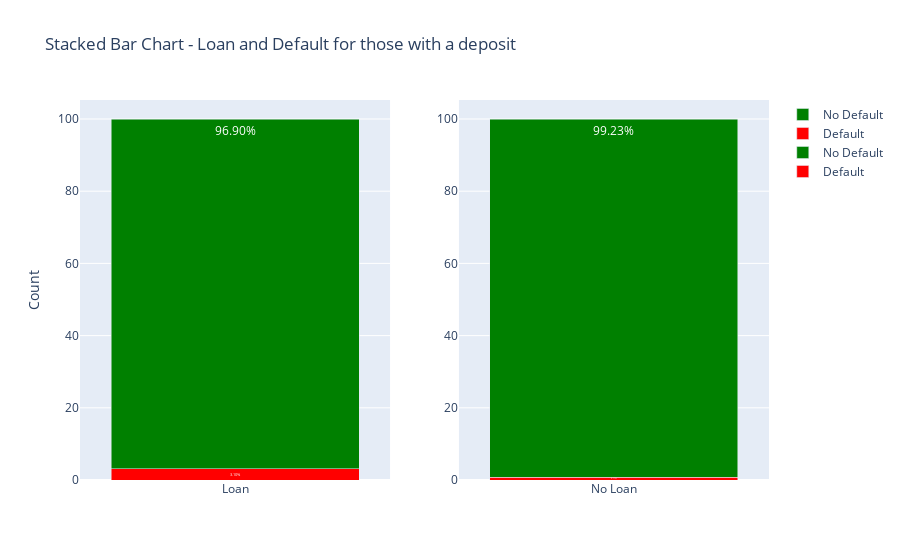

Write notebook code for a chart like this one.
### Markdown cell above
^^Me interesaba ver la comparación entre edad y sueldo en un scatter plot, para ver aquellos que son mas probables de invertir en la oferta que les hacemos. Podemos observar que para los nivels superiores a 15k, perdemos mucha mas clientela.

### Code cell
# Stacked bar chart para ver entre los que si y los que no, de aquellos que tienen un loan cuales tambien han hecho default 

# Stacked Bar Chart
fig = make_subplots(rows=1, cols=2)

# Obtener los datos para el gráfico
loan_default = df_deposito[(df_deposito['loan'] == 'yes') & (df_deposito['default'] == 'yes')]
loan_no_default = df_deposito[(df_deposito['loan'] == 'yes') & (df_deposito['default'] == 'no')]

no_loan_default = df_deposito[(df_deposito['loan'] == 'no') & (df_deposito['default'] == 'yes')]
no_loan_no_default = df_deposito[(df_deposito['loan'] == 'no') & (df_deposito['default'] == 'no')]

# Calcular los porcentajes
total_loan = len(loan_default) + len(loan_no_default)
total_no_loan = len(no_loan_default) + len(no_loan_no_default)

loan_default_percentage = len(loan_default) / total_loan * 100
loan_no_default_percentage = len(loan_no_default) / total_loan * 100

no_loan_default_percentage = len(no_loan_default) / total_no_loan * 100
no_loan_no_default_percentage = len(no_loan_no_default) / total_no_loan * 100

# Agregar las barras apiladas al gráfico con los porcentajes
fig.add_trace(go.Bar(x=['Loan'], y=[loan_default_percentage], name='Default', marker_color='red', text=f'{loan_default_percentage:.2f}%'), row=1, col=1)
fig.add_trace(go.Bar(x=['Loan'], y=[loan_no_default_percentage], name='No Default', marker_color='green', text=f'{loan_no_default_percentage:.2f}%'), row=1, col=1)

fig.add_trace(go.Bar(x=['No Loan'], y=[no_loan_default_percentage], name='Default', marker_color='red', text=f'{no_loan_default_percentage:.2f}%'), row=1, col=2)
fig.add_trace(go.Bar(x=['No Loan'], y=[no_loan_no_default_percentage], name='No Default', marker_color='green', text=f'{no_loan_no_default_percentage:.2f}%'), row=1, col=2)

# Personalizar el diseño del gráfico
fig.update_layout(title='Stacked Bar Chart - Loan and Default for those with a deposit',
                  yaxis_title='Count',
                  barmode='stack')

# Mostrar el gráfico
fig.show()

### Figure 1 — Plotly figure (JSON) as saved in the notebook; plotly's stock layout.template omitted (floating-point values rounded to 4 significant figures)
{"data": [{"marker": {"color": "red"}, "name": "Default", "text": "3.10%", "type": "bar", "x": ["Loan"], "xaxis": "x", "y": [3.099], "yaxis": "y"}, {"marker": {"color": "green"}, "name": "No Default", "text": "96.90%", "type": "bar", "x": ["Loan"], "xaxis": "x", "y": [96.9], "yaxis": "y"}, {"marker": {"color": "red"}, "name": "Default", "text": "0.77%", "type": "bar", "x": ["No Loan"], "xaxis": "x2", "y": [0.77], "yaxis": "y2"}, {"marker": {"color": "green"}, "name": "No Default", "text": "99.23%", "type": "bar", "x": ["No Loan"], "xaxis": "x2", "y": [99.23], "yaxis": "y2"}], "layout": {"barmode": "stack", "title": {"text": "Stacked Bar Chart - Loan and Default for those with a deposit"}, "xaxis": {"anchor": "y", "domain": [0, 0.45]}, "xaxis2": {"anchor": "y2", "domain": [0.55, 1]}, "yaxis": {"anchor": "x", "domain": [0, 1], "title": {"text": "Count"}}, "yaxis2": {"anchor": "x2", "domain": [0, 1]}}}
